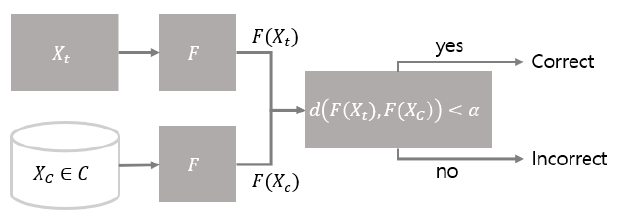
#> input picture images/1.png, 621 x 222 px; its folder holds only this picture in this run
$ python -i load_paper_data.py   (imports and definitions only)
#> lines starting #> are read from the running program, lines starting #| are printed output that depends on the picture; after the words box and inside, x2 and y2 are one past the last pixel; in counts of white or black regions, pixels touching at a corner belong together
import numpy as np
import cv2
import pathlib
import os

import sys

sys.path.append("ocr/src")

from ocr import words, characters
from ocr.tfhelpers import Model

MODEL_LOC = "./ocr/models/char-clas/en/CharClassifier"
DATA_PATH_1_3 = "data/paper_1_3"
DATA_PATH_1_4 = "data/paper_1_4"
DATA_PATH_1_5 = "data/paper_1_5"
DATA_PATH_1_3_2 = "data/paper_1_3_2"
DATA_PATH_1_4_2 = "data/paper_1_4_2"
DATA_PATH_1_5_2 = "data/paper_1_5_2"

O_HEIGHT = 96
O_WIDTH = 256
HEIGHT = 192
WIDTH = 512
CHANNEL = 1

# [1 line not run here, left out]

def get_image_from_file(img_path):
#> called with img_path = 'images/1.png'
    img = cv2.imread(img_path)
#> img is the input picture: shape (222, 621, 3); mean B, G, R 230.3, 230.3, 231.3
    img = cv2.cvtColor(img, cv2.COLOR_BGR2RGB)
    img = cv2.resize(img, dsize=(WIDTH, HEIGHT))
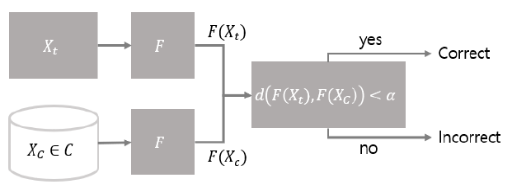
#> img: shape (192, 512, 3); mean R, G, B 231.2, 230.2, 230.2

    return img

def get_bboxes(img_path):
    img = get_image_from_file(img_path)

    img_gray = cv2.cvtColor(img, cv2.COLOR_BGR2GRAY)
    img[:, :, 0][img_gray > 180] = 255
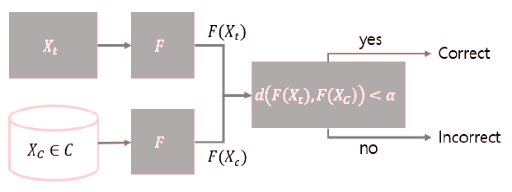
#> img: shape (192, 512, 3); 4.67% of pixels changed, all inside (x1, y1, x2, y2) = (8, 12, 501, 182)
    img[:, :, 0][img_gray <= 180] = 0
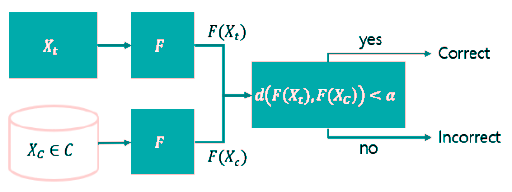
#> img: shape (192, 512, 3); mean R, G, B 188.7, 230.2, 230.2
    img[:, :, 1][img_gray > 180] = 255
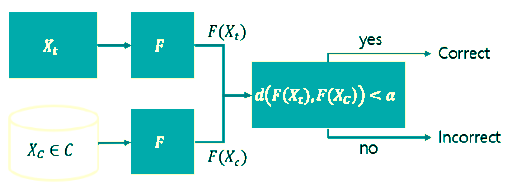
#> img: shape (192, 512, 3); 4.67% of pixels changed, all inside (x1, y1, x2, y2) = (8, 12, 501, 182)
    img[:, :, 1][img_gray <= 180] = 0
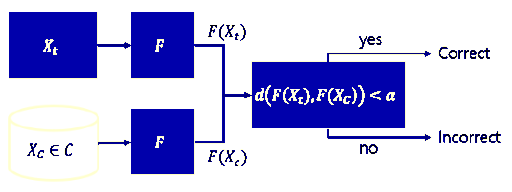
#> img: shape (192, 512, 3); mean R, G, B 188.7, 188.7, 230.2
    img[:, :, 2][img_gray > 180] = 255
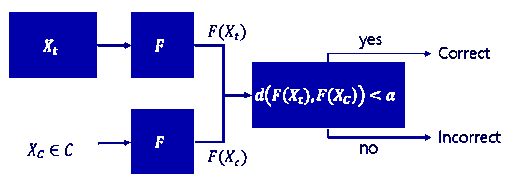
#> img: shape (192, 512, 3); 4.67% of pixels changed, all inside (x1, y1, x2, y2) = (8, 12, 501, 182)
    img[:, :, 2][img_gray <= 180] = 0
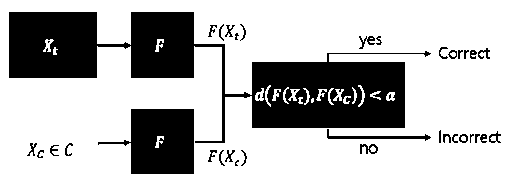
#> img: shape (192, 512, 3); 74% white; 38 black regions (7 under 20 px), largest, box (x1, y1, x2, y2) and area: (9, 12, 431, 143) 19880, (98, 109, 194, 174) 4116, (327, 129, 431, 141) 331

#> (the run stopped early here; a loop or call above may not have finished)

$ run again, on images/2.png
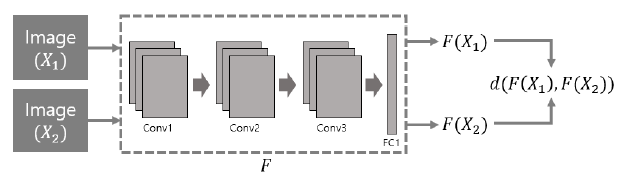
#> input picture images/2.png, 624 x 183 px
#> in get_image_from_file, img is the input picture: shape (183, 624, 3); mean B, G, R 227.4, 227.4, 227.9
#> in get_bboxes, `img[:, :, 2][img_gray > 180] = 255`:
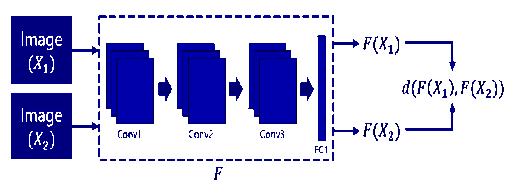
#> img: shape (192, 512, 3); mean R, G, B 195.1, 195.1, 229.2
#> in get_bboxes, `img[:, :, 2][img_gray <= 180] = 0`:
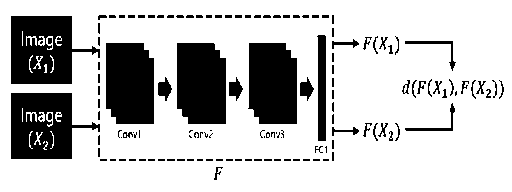
#> img: shape (192, 512, 3); 76.5% white; 132 black regions (70 under 20 px), largest, box (x1, y1, x2, y2) and area: (11, 16, 100, 84) 3910, (11, 93, 100, 159) 3786, (177, 43, 226, 124) 3725

$ run again, on images/3.png
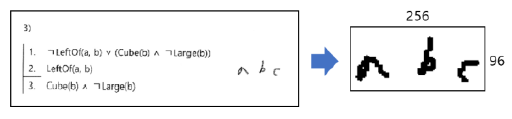
#> input picture images/3.png, 512 x 119 px
#> in get_image_from_file, img is the input picture: shape (119, 512, 3); mean B, G, R 242.5, 241.9, 241.7
#> in get_image_from_file, `img = cv2.resize(img, dsize=(WIDTH, HEIGHT))`:
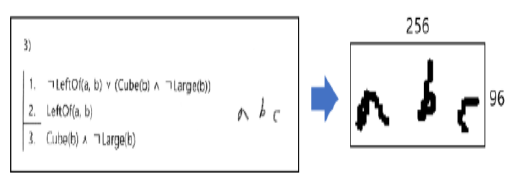
#> img: shape (192, 512, 3); mean R, G, B 241.7, 242, 242.5
#> in get_bboxes, `img[:, :, 2][img_gray <= 180] = 0`:
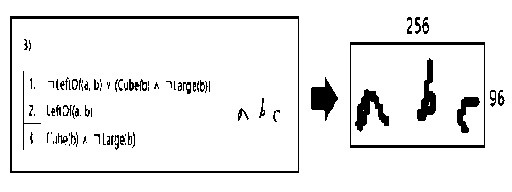
#> img: shape (192, 512, 3); 93% white; 85 black regions (45 under 20 px), largest, box (x1, y1, x2, y2) and area: (10, 16, 299, 173) 1901, (350, 42, 485, 148) 1010, (355, 89, 389, 132) 644

$ run again, on images/4.png
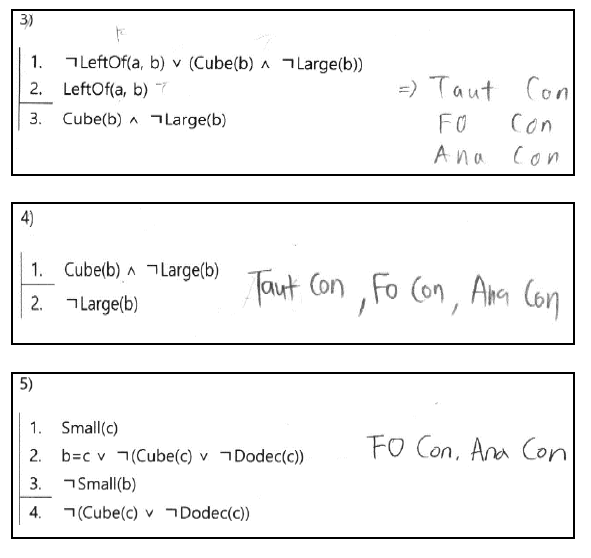
#> input picture images/4.png, 591 x 558 px
#> in get_image_from_file, img is the input picture: shape (558, 591, 3); min 0, max 255, mean 243.5
#> in get_bboxes, `img[:, :, 2][img_gray <= 180] = 0`:
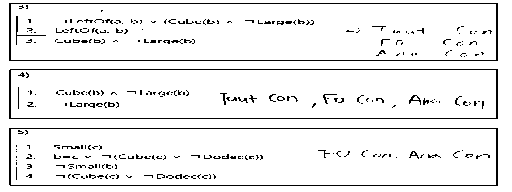
#> img: shape (192, 512, 3); 93.5% white; black in thin lines or dots
